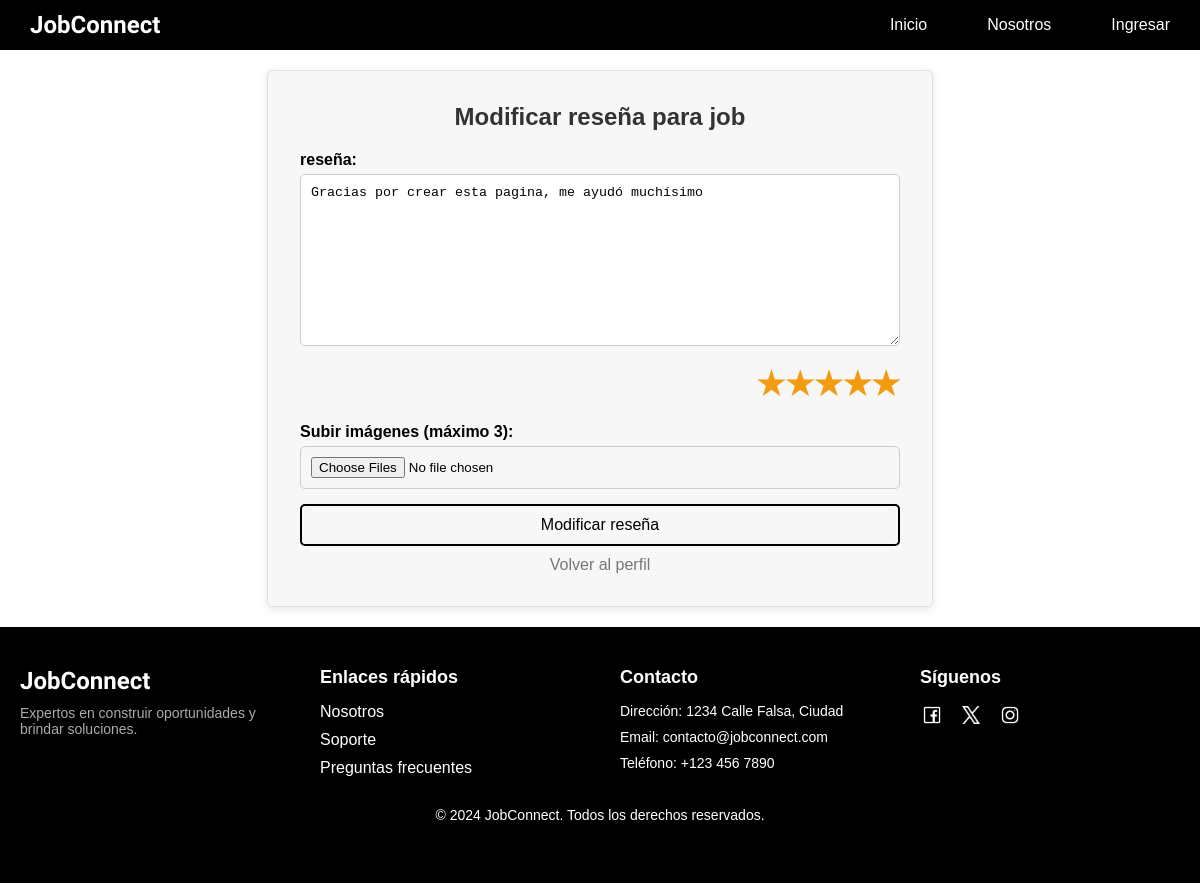
The page /usuarios/reseña/modificar/1/ on the database its author committed.
### usuarios/models.py (models this page shows, shortened)
class CustomUser(AbstractBaseUser, PermissionsMixin):
    NATIONALITY_CHOICES = [
        ('CL', 'Chilena'),
        ('AR', 'Argentina'),
        ('BR', 'Brasileña'),
        ('VE', 'Venezolana'),
        ('PE', 'Peruana'),
        ('CO', 'Colombiana'),
    ]
    GENERO_CHOICES = [
        ('M', 'Masculino'),
        ('F', 'Femenino'),
        ('O', 'Otro')
    ]
    email = models.EmailField(unique=True)
    rut = models.CharField(max_length=12)
    first_name = models.CharField(max_length=30)
    s_nombre = models.CharField(max_length=30, blank=True, null=True)
    last_name = models.CharField(max_length=30)
    s_apellido = models.CharField(max_length=30, blank=True, null=True)
    fecha_nacimiento = models.DateField(validators=[validar_fecha_nacimiento])
    region = models.ForeignKey(Region, on_delete=models.SET_NULL, null=True, blank=True)
    comuna = models.ForeignKey(Comuna, on_delete=models.SET_NULL, null=True, blank=True)
    bio = models.TextField(max_length=500, blank=True)
    foto_perfil = models.ImageField(upload_to='perfiles/', null=True, blank=True)
    numero_telefono = models.CharField(
        max_length=15,
        validators=[RegexValidator(r'^\+?1?\d{9,15}$', message="El número debe estar en el formato: +999999999")]
    )
    genero = models.CharField(max_length=1, choices=GENERO_CHOICES)
    nacionalidad = models.CharField(max_length=15, choices=NATIONALITY_CHOICES)
    instagram = models.URLField(max_length=150, blank=True, null=True)
    facebook = models.URLField(max_length=150, blank=True, null=True)
    trabajos_realizados = models.PositiveIntegerField(default=0)
    trabajos_solicitados = models.PositiveIntegerField(default=0)
    is_active = models.BooleanField(default=True)
    is_staff = models.BooleanField(default=False)
    habilidades = models.ManyToManyField('Habilidades', blank=True)
    USERNAME_FIELD = 'email'
    REQUIRED_FIELDS = ['rut', 'first_name', 'last_name', 'fecha_nacimiento', 'numero_telefono', 'genero', 'nacionalidad']
    objects = CustomUserManager()
    groups = models.ManyToManyField('auth.Group', related_name='customuser_set', blank=True)
    user_permissions = models.ManyToManyField('auth.Permission', related_name='customuser_set', blank=True)

class Reseña(models.Model):
    Usuario = get_user_model()
    usuario_revisor = models.ForeignKey(Usuario, related_name='reseñas_realizadas', on_delete=models.CASCADE)
    usuario_revisado = models.ForeignKey(Usuario, related_name='reseñas_recibidas', on_delete=models.CASCADE)
    contenido = models.TextField(max_length=500)
    calificacion = models.PositiveIntegerField(validators=[MinValueValidator(1), MaxValueValidator(5)])
    fecha_creacion = models.DateTimeField(auto_now_add=True)

### usuarios/forms.py
class ReseñaForm(forms.ModelForm):
    class Meta:
        model = Reseña
        fields = ['contenido', 'calificacion']
        widgets = {
            'calificacion': forms.RadioSelect(choices=[(i, str(i)) for i in range(1, 6)]),  # Calificaciones de 1 a 5
        }

### usuarios/views.py (called while the page is built)
    def get_context_data(self, **kwargs):
        context = super().get_context_data(**kwargs)
        context['imagenes'] = ImagenReseña.objects.filter(reseña=self.object)  # Carga las imágenes actuales
        context['usuario_revisor'] = self.object.usuario_revisor  # Revisor
        context['usuario_revisado'] = self.object.usuario_revisado  # Revisado
        context['rating_range'] = range(1, 6)  # Rango de calificaciones (1 a 5)
        return context

### usuarios/templates/usuarios/modificar_reseña.html (shortened to what this page needs)
{% extends 'core/base.html' %}
{% load static %}
{% block extra_css %}
    <link rel="stylesheet" type="text/css" href="{% static 'usuarios/css/dejar_reseña.css' %}">
{% endblock %}
{% block content %}
    <div class="review-container">
        <h2 class="review-title">Modificar reseña para {{ usuario_revisado.first_name }}</h2>
        <form method="post" enctype="multipart/form-data" class="review-form">
            <div class="form-group">
                <label for="{{ form.contenido.id_for_label }}">reseña:</label>
                {{ form.contenido }}
            </div>
            <div class="form-group">
                <div class="rating">
                    <label for="star5" class="star">★</label>
                    <label for="star4" class="star">★</label>
                    <label for="star3" class="star">★</label>
                    <label for="star2" class="star">★</label>
                    <label for="star1" class="star">★</label>
                </div>
            </div>
            <div class="form-group">
                <label for="imagen" class="form-label">Subir imágenes (máximo 3):</label>
                <input type="file" name="new_imagen" id="imagen" accept="image/*" multiple class="file-input" aria-describedby="fileHelp">
            </div>
            <button type="submit" class="submit-button">Modificar reseña</button>
        </form>
        <a href="{% url 'perfil_publico' usuario_revisado.id %}" class="btn-cancel">Volver al perfil</a>
    </div>
{% endblock %}

### core/static/core/css/base.css (style rules this page uses)
* { margin: 0; padding: 0; }
body { min-height: 100vh; font-family: 'Arial', 'Helvetica', sans-serif; }

### usuarios/static/usuarios/css/dejar_reseña.css (style rules this page uses)
.review-container { max-width: 600px; width: 90%; background: #F7F7F7; padding: 2rem; margin: auto; margin-top: 20px; margin-bottom: 20px; box-shadow: 0 2px 10px rgba(0, 0, 0, 0.1); border-radius: 5px; border: 1px solid #e0e0e0; }
.review-title { text-align: center; margin-bottom: 20px; font-size: 24px; color: #333; }
.form-group { margin-bottom: 15px; }
.rating { direction: rtl; display: flex; }
.rating label { font-size: 2em; color: #ccc; cursor: pointer; }
.rating input:checked ~ label { color: #f39c12; }
label { display: block; margin-bottom: 5px; font-weight: bold; }
input[type="text"], input[type="file"], select, textarea { width: 100%; padding: 10px; border: 1px solid #ccc; border-radius: 5px; box-sizing: border-box; transition: border-color 0.3s; }
.file-input { display: block; }
.submit-button { display: block; width: 100%; padding: 10px 15px; background-color: transparent; color: black; border: 2px solid #000000; border-radius: 5px; cursor: pointer; font-size: 16px; transition: background-color 0.3s ease, color 0.3s ease; text-decoration: none; }
.btn-cancel { display: inline-block; margin-top: 10px; color: #777; text-align: center; text-decoration: none; width: 100%; }

### rows shown on the page
CustomUser: first_name "job"
Reseña: contenido "Gracias por crear esta pagina, me ayudó muchísimo"
